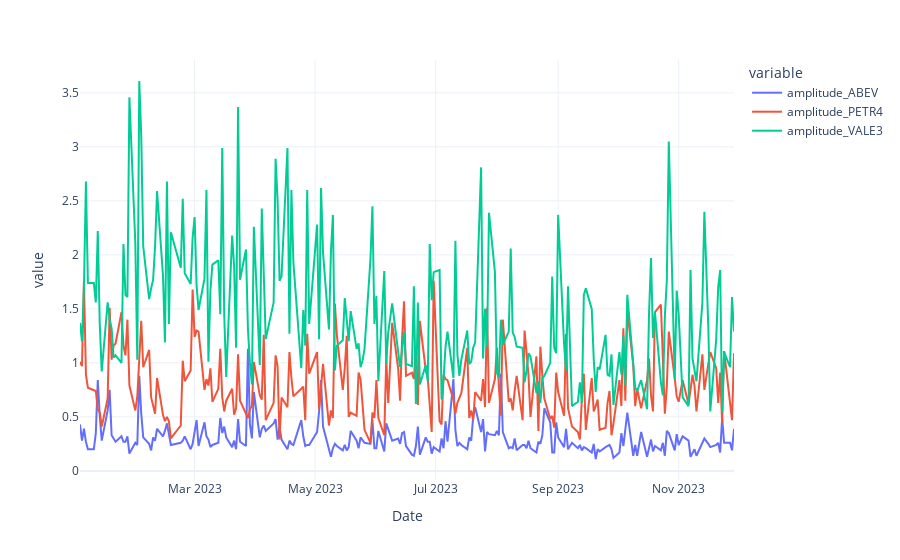

Source (notebook cell):
### Code cell
# Monte um gráfico de linha mostrando a variação dessa amplitude ao longo do período coletado, por ativo.
fig = px.line(yf, x=yf.index, y=['amplitude_ABEV', 'amplitude_PETR4', 'amplitude_VALE3'], template='plotly_white')
fig.show()

### Figure 1 — Plotly figure (JSON) as saved in the notebook; plotly's stock layout.template omitted (floating-point values rounded to 4 significant figures; data arrays with more than 128 entries replaced by an {"elided": "..."} marker saying what was removed)
{"data": [{"hovertemplate": "variable=amplitude_ABEV<br>Date=%{x}<br>value=%{y}<extra></extra>", "legendgroup": "amplitude_ABEV", "line": {"color": "#636efa", "dash": "solid"}, "marker": {"symbol": "circle"}, "mode": "lines", "name": "amplitude_ABEV", "orientation": "v", "showlegend": true, "x": {"elided": "228 str values"}, "xaxis": "x", "y": {"elided": "228 float values"}, "yaxis": "y", "type": "scatter"}, {"hovertemplate": "variable=amplitude_PETR4<br>Date=%{x}<br>value=%{y}<extra></extra>", "legendgroup": "amplitude_PETR4", "line": {"color": "#EF553B", "dash": "solid"}, "marker": {"symbol": "circle"}, "mode": "lines", "name": "amplitude_PETR4", "orientation": "v", "showlegend": true, "x": {"elided": "228 str values"}, "xaxis": "x", "y": {"elided": "228 float values"}, "yaxis": "y", "type": "scatter"}, {"hovertemplate": "variable=amplitude_VALE3<br>Date=%{x}<br>value=%{y}<extra></extra>", "legendgroup": "amplitude_VALE3", "line": {"color": "#00cc96", "dash": "solid"}, "marker": {"symbol": "circle"}, "mode": "lines", "name": "amplitude_VALE3", "orientation": "v", "showlegend": true, "x": {"elided": "228 str values"}, "xaxis": "x", "y": {"elided": "228 float values"}, "yaxis": "y", "type": "scatter"}], "layout": {"xaxis": {"anchor": "y", "domain": [0.0, 1.0], "title": {"text": "Date"}}, "yaxis": {"anchor": "x", "domain": [0.0, 1.0], "title": {"text": "value"}}, "legend": {"title": {"text": "variable"}, "tracegroupgap": 0}, "margin": {"t": 60}}}
